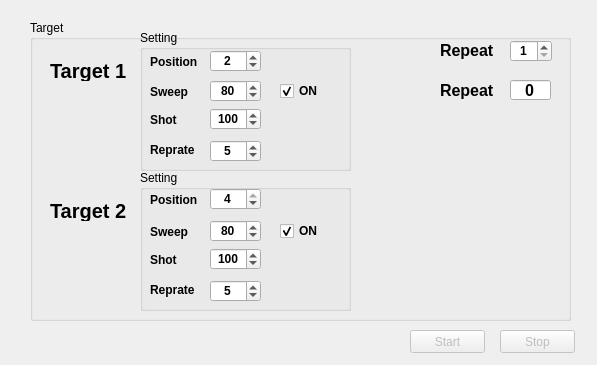
<?xml version="1.0" encoding="UTF-8"?>
<ui version="4.0">
 <class>Superlattices</class>
 <widget class="QDialog" name="Superlattices">
  <property name="geometry">
   <rect>
    <x>0</x>
    <y>0</y>
    <width>597</width>
    <height>365</height>
   </rect>
  </property>
  <property name="windowTitle">
   <string>Superlattices</string>
  </property>
  <widget class="QGroupBox" name="SL_Box">
   <property name="enabled">
    <bool>true</bool>
   </property>
   <property name="geometry">
    <rect>
     <x>30</x>
     <y>20</y>
     <width>541</width>
     <height>301</height>
    </rect>
   </property>
   <property name="title">
    <string>Target</string>
   </property>
   <widget class="QLabel" name="label">
    <property name="geometry">
     <rect>
      <x>20</x>
      <y>40</y>
      <width>81</width>
      <height>21</height>
     </rect>
    </property>
    <property name="font">
     <font>
      <pointsize>15</pointsize>
      <weight>75</weight>
      <bold>true</bold>
     </font>
    </property>
    <property name="text">
     <string>Target 1</string>
    </property>
   </widget>
   <widget class="QLabel" name="label_2">
    <property name="geometry">
     <rect>
      <x>20</x>
      <y>180</y>
      <width>81</width>
      <height>21</height>
     </rect>
    </property>
    <property name="font">
     <font>
      <pointsize>15</pointsize>
      <weight>75</weight>
      <bold>true</bold>
     </font>
    </property>
    <property name="text">
     <string>Target 2</string>
    </property>
   </widget>
   <widget class="QGroupBox" name="groupBox_2">
    <property name="geometry">
     <rect>
      <x>110</x>
      <y>10</y>
      <width>211</width>
      <height>141</height>
     </rect>
    </property>
    <property name="title">
     <string>Setting</string>
    </property>
    <property name="checkable">
     <bool>false</bool>
    </property>
    <widget class="QLabel" name="label_3">
     <property name="geometry">
      <rect>
       <x>10</x>
       <y>52</y>
       <width>56</width>
       <height>20</height>
      </rect>
     </property>
     <property name="font">
      <font>
       <weight>75</weight>
       <bold>true</bold>
      </font>
     </property>
     <property name="text">
      <string>Sweep</string>
     </property>
    </widget>
    <widget class="QLabel" name="label_4">
     <property name="geometry">
      <rect>
       <x>10</x>
       <y>80</y>
       <width>56</width>
       <height>20</height>
      </rect>
     </property>
     <property name="font">
      <font>
       <weight>75</weight>
       <bold>true</bold>
      </font>
     </property>
     <property name="text">
      <string>Shot</string>
     </property>
    </widget>
    <widget class="QLabel" name="label_5">
     <property name="geometry">
      <rect>
       <x>10</x>
       <y>22</y>
       <width>56</width>
       <height>20</height>
      </rect>
     </property>
     <property name="font">
      <font>
       <weight>75</weight>
       <bold>true</bold>
      </font>
     </property>
     <property name="text">
      <string>Position</string>
     </property>
    </widget>
    <widget class="QSpinBox" name="T1_sweep">
     <property name="geometry">
      <rect>
       <x>70</x>
       <y>50</y>
       <width>51</width>
       <height>22</height>
      </rect>
     </property>
     <property name="font">
      <font>
       <weight>75</weight>
       <bold>true</bold>
      </font>
     </property>
     <property name="alignment">
      <set>Qt::AlignCenter</set>
     </property>
     <property name="maximum">
      <number>9999</number>
     </property>
     <property name="value">
      <number>80</number>
     </property>
    </widget>
    <widget class="QSpinBox" name="T1_shot">
     <property name="geometry">
      <rect>
       <x>70</x>
       <y>78</y>
       <width>51</width>
       <height>22</height>
      </rect>
     </property>
     <property name="font">
      <font>
       <weight>75</weight>
       <bold>true</bold>
      </font>
     </property>
     <property name="alignment">
      <set>Qt::AlignCenter</set>
     </property>
     <property name="minimum">
      <number>1</number>
     </property>
     <property name="maximum">
      <number>9999</number>
     </property>
     <property name="value">
      <number>100</number>
     </property>
    </widget>
    <widget class="QSpinBox" name="T1_position">
     <property name="geometry">
      <rect>
       <x>70</x>
       <y>20</y>
       <width>51</width>
       <height>22</height>
      </rect>
     </property>
     <property name="font">
      <font>
       <weight>75</weight>
       <bold>true</bold>
      </font>
     </property>
     <property name="alignment">
      <set>Qt::AlignCenter</set>
     </property>
     <property name="minimum">
      <number>1</number>
     </property>
     <property name="maximum">
      <number>4</number>
     </property>
     <property name="value">
      <number>2</number>
     </property>
    </widget>
    <widget class="QLabel" name="label_11">
     <property name="geometry">
      <rect>
       <x>10</x>
       <y>110</y>
       <width>56</width>
       <height>20</height>
      </rect>
     </property>
     <property name="font">
      <font>
       <weight>75</weight>
       <bold>true</bold>
      </font>
     </property>
     <property name="text">
      <string>Reprate</string>
     </property>
    </widget>
    <widget class="QSpinBox" name="T1_reprate">
     <property name="geometry">
      <rect>
       <x>70</x>
       <y>110</y>
       <width>51</width>
       <height>22</height>
      </rect>
     </property>
     <property name="font">
      <font>
       <weight>75</weight>
       <bold>true</bold>
      </font>
     </property>
     <property name="alignment">
      <set>Qt::AlignCenter</set>
     </property>
     <property name="minimum">
      <number>1</number>
     </property>
     <property name="maximum">
      <number>10</number>
     </property>
     <property name="value">
      <number>5</number>
     </property>
    </widget>
    <widget class="QCheckBox" name="T1_sweep_On">
     <property name="geometry">
      <rect>
       <x>140</x>
       <y>50</y>
       <width>71</width>
       <height>22</height>
      </rect>
     </property>
     <property name="font">
      <font>
       <weight>75</weight>
       <bold>true</bold>
      </font>
     </property>
     <property name="text">
      <string>ON</string>
     </property>
     <property name="checked">
      <bool>true</bool>
     </property>
     <property name="tristate">
      <bool>false</bool>
     </property>
    </widget>
   </widget>
   <widget class="QGroupBox" name="groupBox_3">
    <property name="geometry">
     <rect>
      <x>110</x>
      <y>150</y>
      <width>211</width>
      <height>141</height>
     </rect>
    </property>
    <property name="title">
     <string>Setting</string>
    </property>
    <widget class="QLabel" name="label_6">
     <property name="geometry">
      <rect>
       <x>10</x>
       <y>52</y>
       <width>56</width>
       <height>20</height>
      </rect>
     </property>
     <property name="font">
      <font>
       <weight>75</weight>
       <bold>true</bold>
      </font>
     </property>
     <property name="text">
      <string>Sweep</string>
     </property>
    </widget>
    <widget class="QLabel" name="label_7">
     <property name="geometry">
      <rect>
       <x>10</x>
       <y>80</y>
       <width>56</width>
       <height>20</height>
      </rect>
     </property>
     <property name="font">
      <font>
       <weight>75</weight>
       <bold>true</bold>
      </font>
     </property>
     <property name="text">
      <string>Shot</string>
     </property>
    </widget>
    <widget class="QLabel" name="label_8">
     <property name="geometry">
      <rect>
       <x>10</x>
       <y>20</y>
       <width>56</width>
       <height>20</height>
      </rect>
     </property>
     <property name="font">
      <font>
       <weight>75</weight>
       <bold>true</bold>
      </font>
     </property>
     <property name="text">
      <string>Position</string>
     </property>
    </widget>
    <widget class="QSpinBox" name="T2_sweep">
     <property name="geometry">
      <rect>
       <x>70</x>
       <y>50</y>
       <width>51</width>
       <height>22</height>
      </rect>
     </property>
     <property name="font">
      <font>
       <weight>75</weight>
       <bold>true</bold>
      </font>
     </property>
     <property name="alignment">
      <set>Qt::AlignCenter</set>
     </property>
     <property name="maximum">
      <number>9999</number>
     </property>
     <property name="value">
      <number>80</number>
     </property>
    </widget>
    <widget class="QSpinBox" name="T2_shot">
     <property name="geometry">
      <rect>
       <x>70</x>
       <y>78</y>
       <width>51</width>
       <height>22</height>
      </rect>
     </property>
     <property name="font">
      <font>
       <weight>75</weight>
       <bold>true</bold>
      </font>
     </property>
     <property name="alignment">
      <set>Qt::AlignCenter</set>
     </property>
     <property name="minimum">
      <number>1</number>
     </property>
     <property name="maximum">
      <number>9999</number>
     </property>
     <property name="value">
      <number>100</number>
     </property>
    </widget>
    <widget class="QSpinBox" name="T2_position">
     <property name="geometry">
      <rect>
       <x>70</x>
       <y>18</y>
       <width>51</width>
       <height>22</height>
      </rect>
     </property>
     <property name="font">
      <font>
       <weight>75</weight>
       <bold>true</bold>
      </font>
     </property>
     <property name="alignment">
      <set>Qt::AlignCenter</set>
     </property>
     <property name="minimum">
      <number>1</number>
     </property>
     <property name="maximum">
      <number>4</number>
     </property>
     <property name="value">
      <number>4</number>
     </property>
    </widget>
    <widget class="QLabel" name="label_12">
     <property name="geometry">
      <rect>
       <x>10</x>
       <y>110</y>
       <width>56</width>
       <height>20</height>
      </rect>
     </property>
     <property name="font">
      <font>
       <weight>75</weight>
       <bold>true</bold>
      </font>
     </property>
     <property name="text">
      <string>Reprate</string>
     </property>
    </widget>
    <widget class="QSpinBox" name="T2_reprate">
     <property name="geometry">
      <rect>
       <x>70</x>
       <y>110</y>
       <width>51</width>
       <height>22</height>
      </rect>
     </property>
     <property name="font">
      <font>
       <weight>75</weight>
       <bold>true</bold>
      </font>
     </property>
     <property name="alignment">
      <set>Qt::AlignCenter</set>
     </property>
     <property name="minimum">
      <number>1</number>
     </property>
     <property name="maximum">
      <number>10</number>
     </property>
     <property name="value">
      <number>5</number>
     </property>
    </widget>
    <widget class="QCheckBox" name="T2_sweep_On">
     <property name="geometry">
      <rect>
       <x>140</x>
       <y>50</y>
       <width>71</width>
       <height>22</height>
      </rect>
     </property>
     <property name="font">
      <font>
       <weight>75</weight>
       <bold>true</bold>
      </font>
     </property>
     <property name="text">
      <string>ON</string>
     </property>
     <property name="checked">
      <bool>true</bool>
     </property>
    </widget>
   </widget>
   <widget class="QLabel" name="label_9">
    <property name="geometry">
     <rect>
      <x>410</x>
      <y>20</y>
      <width>61</width>
      <height>21</height>
     </rect>
    </property>
    <property name="font">
     <font>
      <pointsize>12</pointsize>
      <weight>75</weight>
      <bold>true</bold>
     </font>
    </property>
    <property name="text">
     <string>Repeat</string>
    </property>
   </widget>
   <widget class="QSpinBox" name="Repeat">
    <property name="geometry">
     <rect>
      <x>480</x>
      <y>20</y>
      <width>42</width>
      <height>22</height>
     </rect>
    </property>
    <property name="font">
     <font>
      <weight>75</weight>
      <bold>true</bold>
     </font>
    </property>
    <property name="alignment">
     <set>Qt::AlignCenter</set>
    </property>
    <property name="minimum">
     <number>1</number>
    </property>
    <property name="maximum">
     <number>9999</number>
    </property>
   </widget>
   <widget class="QLabel" name="label_13">
    <property name="geometry">
     <rect>
      <x>410</x>
      <y>60</y>
      <width>56</width>
      <height>20</height>
     </rect>
    </property>
    <property name="font">
     <font>
      <pointsize>12</pointsize>
      <weight>75</weight>
      <bold>true</bold>
     </font>
    </property>
    <property name="text">
     <string>Repeat</string>
    </property>
    <property name="alignment">
     <set>Qt::AlignLeading|Qt::AlignLeft|Qt::AlignVCenter</set>
    </property>
   </widget>
   <widget class="QLineEdit" name="Repeat_str">
    <property name="geometry">
     <rect>
      <x>480</x>
      <y>60</y>
      <width>41</width>
      <height>20</height>
     </rect>
    </property>
    <property name="font">
     <font>
      <pointsize>12</pointsize>
      <weight>75</weight>
      <bold>true</bold>
     </font>
    </property>
    <property name="text">
     <string>0</string>
    </property>
    <property name="alignment">
     <set>Qt::AlignCenter</set>
    </property>
    <property name="readOnly">
     <bool>true</bool>
    </property>
   </widget>
  </widget>
  <widget class="QPushButton" name="SL_Start">
   <property name="enabled">
    <bool>false</bool>
   </property>
   <property name="geometry">
    <rect>
     <x>410</x>
     <y>330</y>
     <width>75</width>
     <height>23</height>
    </rect>
   </property>
   <property name="text">
    <string>Start</string>
   </property>
  </widget>
  <widget class="QPushButton" name="SL_Stop">
   <property name="enabled">
    <bool>false</bool>
   </property>
   <property name="geometry">
    <rect>
     <x>500</x>
     <y>330</y>
     <width>75</width>
     <height>23</height>
    </rect>
   </property>
   <property name="text">
    <string>Stop</string>
   </property>
  </widget>
 </widget>
 <resources/>
 <connections/>
</ui>
